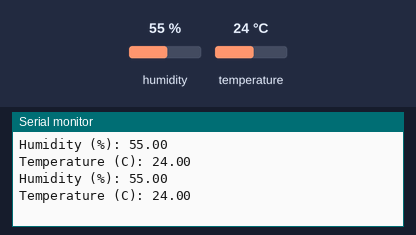
A sketch run on a simulated Arduino Uno, built with avr-gcc and run on an emulated ATmega328P. Shown: the last lines printed to the serial monitor. The inputs (shaded band) are chosen by the test bench; at power-on: humidity 55 %, temperature 24 °C.

Above: at 2.8 s.
2.9 s: humidity set to 22 %
At 5.3 s:
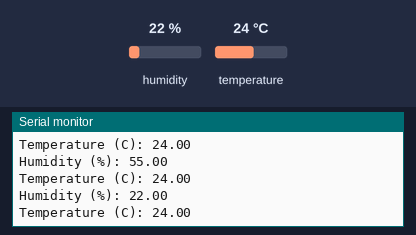
5.6 s: temperature set to 12 °C
At 7.4 s:
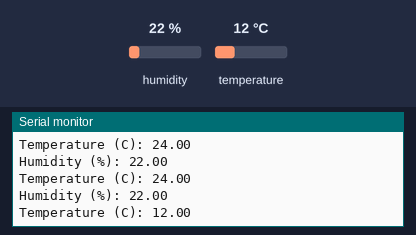
8.3 s: humidity set to 40 %
At 8.3 s:
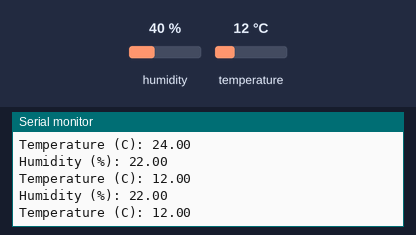
Timing chart, 0 to 11.3 s (numbered marks = the images above; inputs shaded):
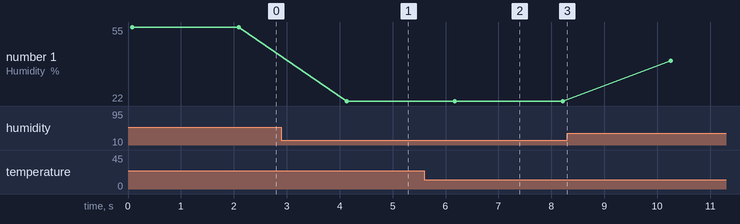

The sketch:

Bluetooth_DHT11.ino
```cpp
#include <SoftwareSerial.h>
#include <DHT.h>

#define DHTPIN 4     // DHT11 data pin is connected to Arduino #4
#define DHTTYPE DHT11 // DHT sensor type

DHT dht(DHTPIN, DHTTYPE);
SoftwareSerial mySerial(3, 2); // HC-05 Tx & Rx is connected to Arduino #3 & #2

void setup() {
  Serial.begin(9600);
  mySerial.begin(9600);
  dht.begin();
  Serial.println("Initializing...");
  Serial.println("The device started, now you can pair it with Bluetooth!");
}

void loop() {
  Serial.println();
  int chk = dht.read(DHTPIN);  //  for reading from DHT sensor
  Serial.print("Humidity (%): ");
  Serial.println((float)dht.readHumidity(), 2);  //  for humidity
  Serial.print("Temperature (C): ");
  Serial.println((float)dht.readTemperature(), 2);  //  for temperature

  float temperature = dht.readTemperature();
  float humidity = dht.readHumidity();

  mySerial.print("T");
  mySerial.print(temperature);
  mySerial.print("H");
  mySerial.print(humidity);
  mySerial.print(";");
  delay(2000);  // delay function
}
```

Measured:
- after the input at 2.9 s, the serial monitor: prints a new line after 1.2 s (image 1)
- after the input at 5.6 s, the serial monitor: prints a new line after 0.60 s (image 2)
- plotted number 1: 55 → 22 after the input at 2.9 s, 22 → 40 after the input at 8.3 s
